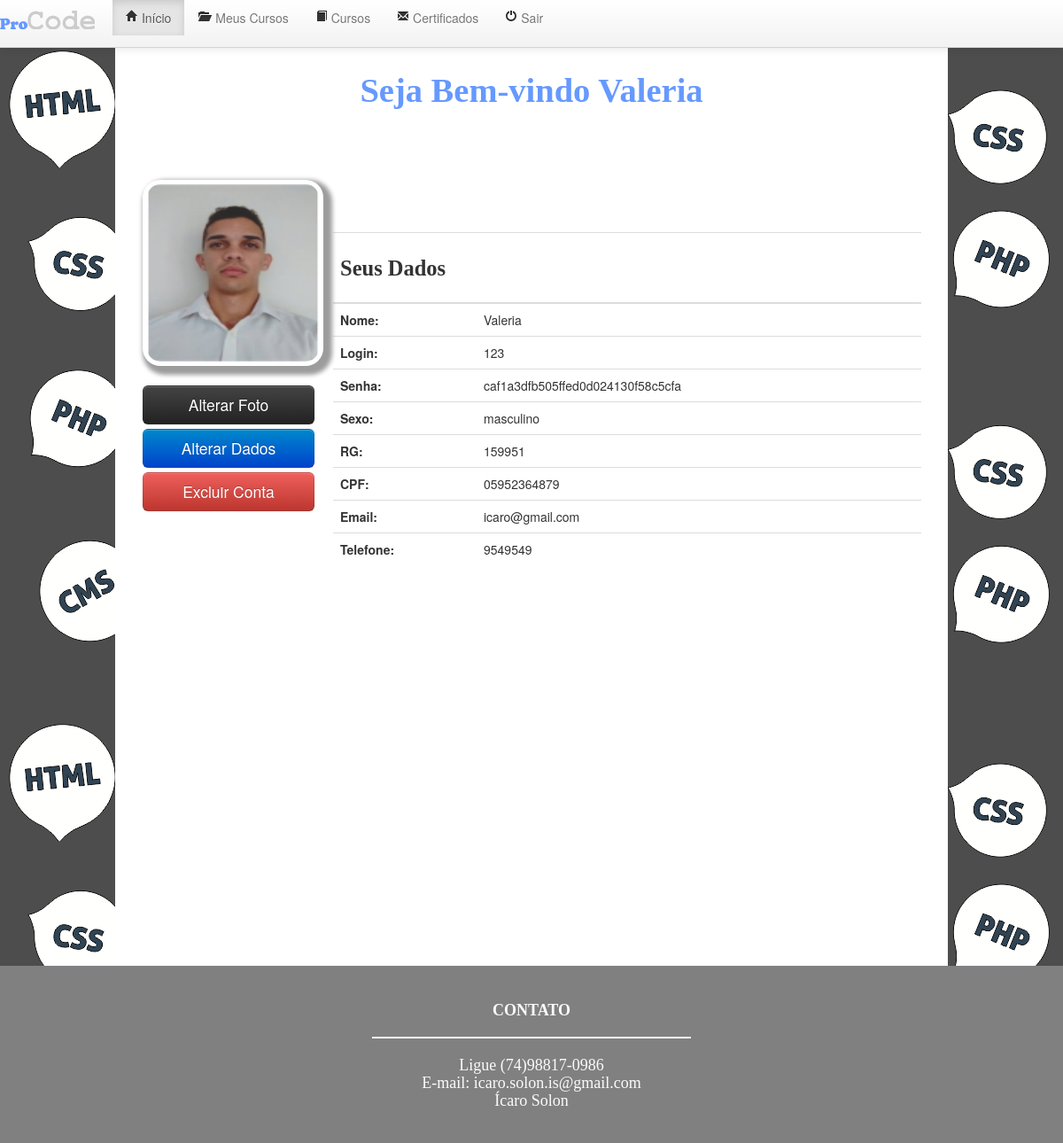
Page /bootstrap/inicio.php (signed in) on the committed database.
### tables this page shows
CREATE TABLE `aluno` (
  `codAluno` int(4) NOT NULL,
  `nome` varchar(50) NOT NULL,
  `login` varchar(20) NOT NULL,
  `senha` varchar(255) NOT NULL,
  `sexo` varchar(10) NOT NULL,
  `rg` varchar(15) NOT NULL,
  `cpf` varchar(15) NOT NULL,
  `email` varchar(40) NOT NULL,
  `telefone` varchar(15) NOT NULL,
  `foto` varchar(40) DEFAULT NULL
);

### bootstrap/inicio.php (the view, shortened to what this page needs)
<!DOCTYPE html>
<html>
<head>
<link rel="stylesheet" type="text/css" href="css/bootstrap-responsive.css">
<link rel="stylesheet" type="text/css" href="css/bootstrap.css">
<link rel="stylesheet" type="text/css" href="css/estilo.css">
	<?php include("verificaSessao.php");
	require_once'conectar.php';
	$login = $_SESSION['login'];
	$sql = "SELECT * FROM aluno WHERE login = '$login' ";
	$alunos = mysqli_query($con,$sql);
	$aluno = mysqli_fetch_array($alunos);
	?>
</head>
<body vlink="white">
	<div class="row-fluid" >
<div class="span12">
	  		<div class="navbar navbar-fixed-top" >
			<div class="navbar-inner">
			<a class="brand" href="#"><p align="center"><img src="imagens/procodeMenu.png"/></p></a>
				<ul class="nav">
					<li class="active"><a href="inicio.php"><i class="icon-home"></i>  Início</a></li>
					<li class="inactive"><a href="meusCursos.php"><i class=" icon-folder-open"></i>  Meus Cursos</a></li>
					<li class="inactive"><a href="cursos.php"><i class="icon-book"></i>  Cursos</a></li>
					<li class="inactive"><a href="certificados.php"><i class="icon-envelope"></i>  Certificados</a></li>
					<li class="inactive"><a href="logoff.php"><i class="icon-off"></i>  Sair</a></li>
				</ul>
			</div>
			</div>
		</div>
		</div>
<div class="row-fluid" style="background-image:url(imagens/fundo1.png)">
<div class="container">
<div class="span12">
	<div class="container1">
	<h1 align="center"><font face="cooper" color="#6699FF"> Seja Bem-vindo <?php echo $_SESSION['nome'] ?></font></h1>
<br><br><br>
<table  border="0" width="100%" align="center" cellpadding="10">
	<tr>
		<td valign="top">
			<table border = "0" width="100%">
				<tr align="center">
					<td valign="top"><?php echo " <img class=\"perfil\" src=\"".$aluno['foto']."\" class=\"img-polaroid\"> "; ?></td>
				</tr>
				<tr>
					<td class="alterarDados" valign="top"><br>
						<?php echo "<a class=\"btn btn-large btn-block btn-inverse\" href=\"fotoPerfil.php?codAluno=" . $_SESSION['codAluno']. "\" >Alterar Foto</a>"; ?>
						<?php echo "<a class=\"btn btn-large btn-block btn-primary\" href=\"alunoEditarAluno.php?codAluno=" . $_SESSION['codAluno']. "\" >Alterar Dados</a>"; ?>
						<?php echo "<a class=\"btn btn-large btn-block btn-danger\" href='alunoExcluirAluno.php?codAluno=".$_SESSION['codAluno']."' onclick=\"return confirm('Tem certeza que deseja excluir este aluno?');\">Excluir Conta</a>"; ?>
					</td>
				</tr>
			</table>
		</td>
		<td width="76%">
					  <table class="table table-hover" >
		  <tr>
		  	<td colspan="2" align="center"><h3><font face="cooper">Seus Dados</font></h3></td>
		  </tr>
		    <tbody>
		      <?php
		      foreach($alunos as $aluno){ ?>
		      <tr>
		      <th>Nome:</th>
		      	<td><?php echo $aluno['nome'] ?></td>
		      </tr>
		      <tr>
		      	<th>Login:</th>
		      	<td><?php echo $aluno['login'] ?></td>
		      </tr>
			<tr>
				<th>Senha:</th>
				<td><?php echo $aluno['senha'] ?></td>
			</tr>
			<tr>
				<th>Sexo:</th>
				<td><?php echo $aluno['sexo']?></td>
			</tr>
			<tr>
				<th>RG:</th>
				<td><?php echo $aluno['rg']?></td>
			</tr>
		    <tr>
		    	<th>CPF:</th>
		    	<td><?php echo $aluno['cpf']?></td>
		    </tr>
		    <tr>
		    	<th>Email:</th>
		    	<td><?php echo $aluno['email']?></td>
		    </tr>
		    <tr>
		    	<th>Telefone:</th>
		    	<td><?php echo $aluno['telefone']?></td>
		    </tr>
		      <?php  } ?>
		    </tbody>
		  </table>
		</td>
	</tr>
</table>
	</div>
</div>
	</div>
</div>
<div class = "row-fluid" align="center" >
	<div class="footer">
		<font face="Times new roman" size="4" color="#fafafa" >
			<br><br><b>CONTATO</b><br>
			<hr align="center" width="30%" size="2" noshade="">
			Ligue (74)98817-0986<br>
			E-mail: icaro.solon.is@gmail.com<br/>
			Ícaro Solon
		</font>
	</div>
</div>
</body>
</html>

### rows in the picture
aluno: foto (picture), nome "Valeria", login "123", senha "caf1a3dfb505ffed0d024130f58c5cfa", sexo "masculino", rg "159951", cpf "05952364879", email "icaro@gmail.com", telefone "9549549"

### other values in the picture
$_SESSION['nome'] "Valeria"
